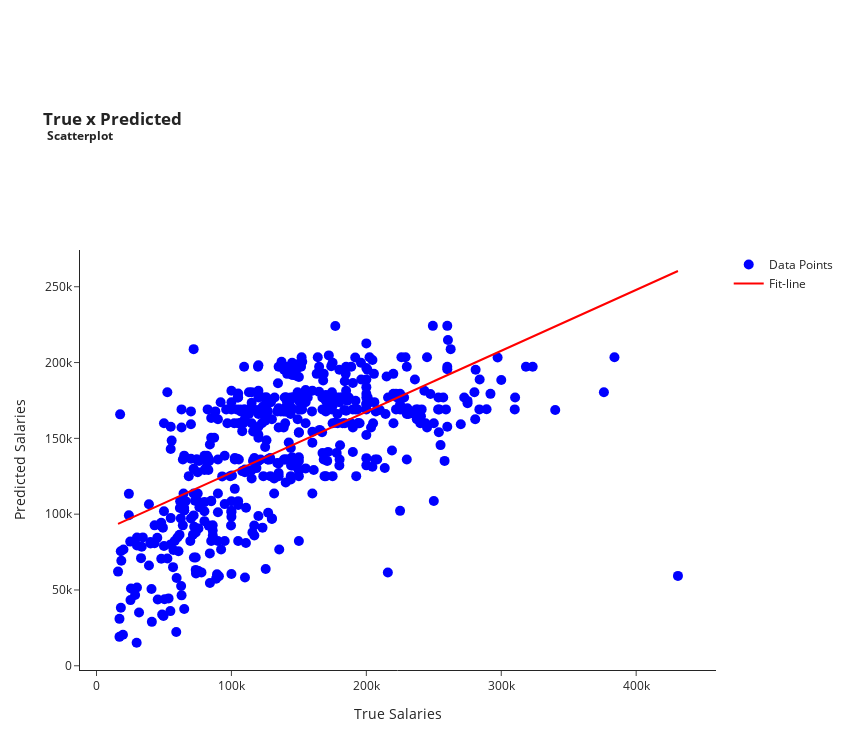

The cell this chart's notebook holds for it:
### Code cell
import plotly.graph_objects as go

def pred_vs_true_plot(y_true, y_pred):
    '''
    This function takes values for y_true and y_val, and plots a scatterplot along with a line of best fit
    '''

    slope, intercept = np.polyfit(y_true, y_pred, 1)
    fit_line = slope * y_true + intercept

    fig = go.Figure()
    fig.add_trace(go.Scatter(x=y_true, y=y_pred, mode='markers', name='Data Points'))
    fig.add_trace(go.Scatter(x=y_true, y=fit_line, mode='lines', line=dict(color='red'), name='Fit-line'))
    fig.update_traces(marker=dict(size=10, color='blue'))
    fig.update_layout(
        title={'text': f'<b>True x Predicted <br> <sup>Scatterplot</sup></b>'},
        xaxis=dict(title='True Salaries'), 
        yaxis=dict(title='Predicted Salaries'),
        height=750,
        width=850,
        margin=dict(t=250, l=80),
        template='simple_white',
    )
    fig.show()

pred_vs_true_plot(y_val, y_pred)

### Figure 1 — Plotly figure (JSON) as saved in the notebook; plotly's stock layout.template omitted (floating-point values rounded to 4 significant figures; data arrays with more than 128 entries replaced by an {"elided": "..."} marker saying what was removed)
{"data": [{"marker": {"color": "blue", "size": 10}, "mode": "markers", "name": "Data Points", "type": "scatter", "x": {"elided": "528 int values"}, "y": {"elided": "528 float values"}}, {"line": {"color": "red"}, "marker": {"color": "blue", "size": 10}, "mode": "lines", "name": "Fit-line", "type": "scatter", "x": {"elided": "528 int values"}, "y": {"elided": "528 float values"}}], "layout": {"height": 750, "margin": {"l": 80, "t": 250}, "title": {"text": "<b>True x Predicted <br> <sup>Scatterplot</sup></b>"}, "width": 850, "xaxis": {"title": {"text": "True Salaries"}}, "yaxis": {"title": {"text": "Predicted Salaries"}}}}
